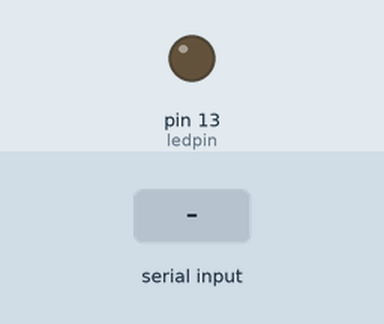
The sketch below on a simulated Arduino Uno, built with avr-gcc and run on an emulated ATmega328P. Shown: output pins drawn as LEDs (lit = HIGH). The inputs (shaded band) are chosen by the test bench.

Above: at 1.2 s.
1.3 s: "N" received over the second serial link
At 2.2 s:
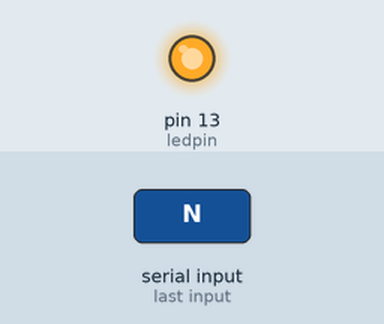
2.8 s: "F" received over the second serial link
At 3.3 s:
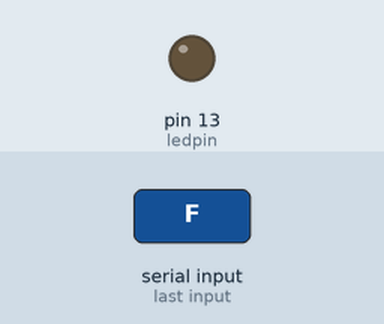
Timing chart, 0 to 5.8 s (numbered marks = the images above; inputs shaded):
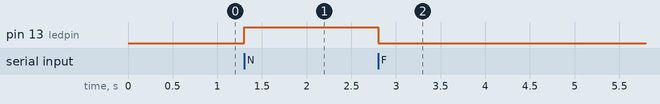

The sketch:

BT_LED2.ino
```cpp
// control led with HC-06(bluethooth module)
// using Google Play app 'bluetooth serial controller'

#include <SoftwareSerial.h>

int ledpin = 13;
int TX = 2;
int RX = 3;

SoftwareSerial BTSerial(TX, RX);
// Connect HC-06 TX, RX

void setup()
{
  pinMode(ledpin, OUTPUT);
  BTSerial.begin(9600);
}

void loop()
{
  if (BTSerial.available()) {
    switch (BTSerial.read()) {
      case 'N':   digitalWrite(ledpin, HIGH);
        break;
      case 'F':   digitalWrite(ledpin, LOW);
        break;
      default:    digitalWrite(ledpin, LOW);
        break;
    }
  }
  delay(100);
}
```

Measured:
- after the input at 1.3 s, pin 13 (ledpin): LOW → HIGH at once
- after the input at 2.8 s, pin 13 (ledpin): HIGH → LOW at once
